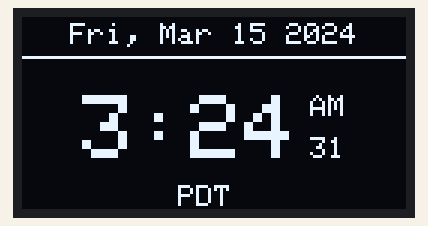
The sketch below on a simulated Arduino Uno R4 WiFi. Shown: 128×64 one-colour display. WiFi joins after 1.5 s; servers stay silent unless stated; network time is answered at once with the bench clock; the local clock reads 2024-03-15 10:24:30 at power-on unless the sketch sets it.

Above: at 1.86 s.
At 5.1 s:
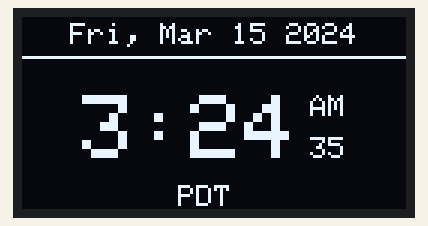
At 9.1 s:
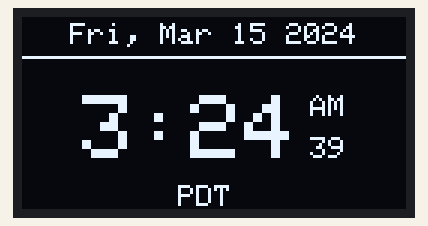
At 18.2 s:
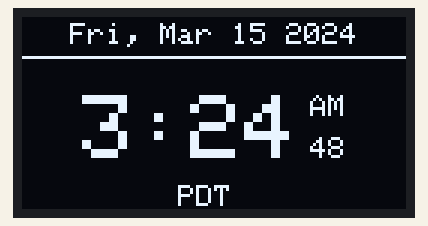
At 28.1 s:
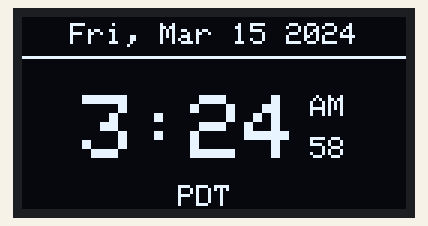
At 37.1 s:
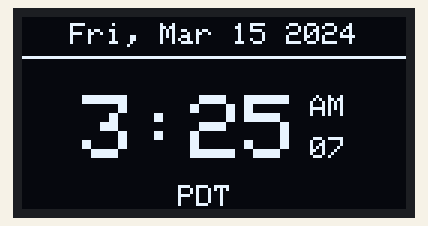

Measured:
- what the display in image 0 shows lasts 0.5 s, from 1.6 s to 2.1 s
- what the display in image 2 shows lasts 1.1 s, from 9.1 s to 10.2 s

The sketch:

oled_clock.ino
```cpp
// WiFi clock: fetches time from the internet (NTP) and shows the date and
// time on a 0.96" 128x64 SSD1306 I2C OLED (SDA -> A4, SCL -> A5).
// Times are US Pacific, with automatic daylight-saving switching.
#include <WiFiS3.h>
#include <WiFiUdp.h>
#include <NTPClient.h>
#include <Wire.h>
#include <Adafruit_GFX.h>
#include <Adafruit_SSD1306.h>
#include <time.h>
#include "arduino_secrets.h"

const long STANDARD_OFFSET = -8L * 3600;  // PST (UTC-8)
const long DST_OFFSET      = -7L * 3600;  // PDT (UTC-7)

Adafruit_SSD1306 display(128, 64, &Wire, -1);
WiFiUDP udp;
NTPClient ntp(udp, "pool.ntp.org", 0, 60UL * 60 * 1000);  // UTC, resync hourly

const char *DAYS[]   = {"Sun", "Mon", "Tue", "Wed", "Thu", "Fri", "Sat"};
const char *MONTHS[] = {"Jan", "Feb", "Mar", "Apr", "May", "Jun",
                        "Jul", "Aug", "Sep", "Oct", "Nov", "Dec"};

void showMessage(const char *line1, const char *line2 = "") {
  display.clearDisplay();
  display.setTextSize(1);
  display.setCursor(0, 20);
  display.println(line1);
  display.setCursor(0, 34);
  display.println(line2);
  display.display();
}

// US rule: DST runs from 2:00 local on the 2nd Sunday of March
// to 2:00 local on the 1st Sunday of November.
bool isDst(time_t utc) {
  struct tm t;
  time_t std = utc + STANDARD_OFFSET;
  gmtime_r(&std, &t);
  int month = t.tm_mon + 1, day = t.tm_mday, wday = t.tm_wday;
  if (month < 3 || month > 11) return false;
  if (month > 3 && month < 11) return true;
  int prevSunday = day - wday;
  if (month == 3) {
    if (prevSunday < 8) return false;       // before the 2nd Sunday
    if (prevSunday > 14 || wday != 0) return true;
    return t.tm_hour >= 2;                  // switch day itself
  }
  // November
  if (prevSunday < 1) return true;          // before the 1st Sunday
  if (wday != 0 || prevSunday > 7) return false;
  return t.tm_hour < 1;                     // 2:00 PDT == 1:00 PST
}

void connectWiFi() {
  while (WiFi.status() != WL_CONNECTED) {
    showMessage("Connecting to WiFi:", SECRET_SSID);
    WiFi.begin(SECRET_SSID, SECRET_PASS);
    for (int i = 0; i < 20 && WiFi.status() != WL_CONNECTED; i++) delay(500);
    if (WiFi.status() != WL_CONNECTED) {
      showMessage("WiFi failed.", "Check arduino_secrets.h");
      delay(3000);
    }
  }
}

void setup() {
  Serial.begin(115200);
  Wire.begin();

  // Most modules are at 0x3C; some are jumpered to 0x3D.
  if (!display.begin(SSD1306_SWITCHCAPVCC, 0x3C) &&
      !display.begin(SSD1306_SWITCHCAPVCC, 0x3D)) {
    Serial.println("OLED not found - check wiring");
    while (true) delay(1000);
  }
  display.setTextColor(SSD1306_WHITE);

  connectWiFi();
  showMessage("Getting time...");
  ntp.begin();
  while (!ntp.forceUpdate()) delay(1000);
}

void loop() {
  if (WiFi.status() != WL_CONNECTED) connectWiFi();
  ntp.update();

  time_t utc = ntp.getEpochTime();
  bool dst = isDst(utc);
  time_t local = utc + (dst ? DST_OFFSET : STANDARD_OFFSET);
  struct tm t;
  gmtime_r(&local, &t);

  int hour12 = t.tm_hour % 12;
  if (hour12 == 0) hour12 = 12;
  char hhmm[6], secs[3], date[20];
  snprintf(hhmm, sizeof(hhmm), "%d:%02d", hour12, t.tm_min);
  snprintf(secs, sizeof(secs), "%02d", t.tm_sec);
  snprintf(date, sizeof(date), "%s, %s %d %d",
           DAYS[t.tm_wday], MONTHS[t.tm_mon], t.tm_mday, t.tm_year + 1900);

  display.clearDisplay();

  // Date across the top
  display.setTextSize(1);
  display.setCursor((128 - strlen(date) * 6) / 2, 2);
  display.print(date);
  display.drawFastHLine(0, 13, 128, SSD1306_WHITE);

  // Big HH:MM, with seconds and AM/PM to the right
  int bigWidth = strlen(hhmm) * 18;
  int x = (128 - bigWidth - 16) / 2;
  display.setTextSize(3);
  display.setCursor(x, 26);
  display.print(hhmm);
  display.setTextSize(1);
  display.setCursor(x + bigWidth + 4, 26);
  display.print(t.tm_hour < 12 ? "AM" : "PM");
  display.setCursor(x + bigWidth + 4, 40);
  display.print(secs);

  // Timezone label at the bottom
  display.setCursor(52, 56);
  display.print(dst ? "PDT" : "PST");

  display.display();
  delay(200);
}
```

arduino_secrets.h
```cpp
// Put your WiFi name and password between the quotes.
// The UNO R4 WiFi only supports 2.4 GHz networks.
#define SECRET_SSID "YOUR_WIFI_NAME"
#define SECRET_PASS "YOUR_WIFI_PASSWORD"
```
